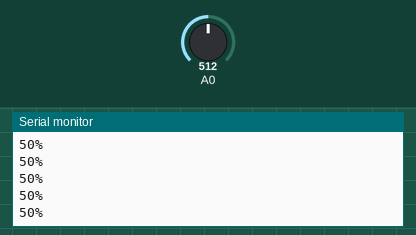
The sketch below on a simulated Arduino Uno, built with avr-gcc and run on an emulated ATmega328P. Parts: the last lines printed to the serial monitor. The inputs (shaded band) are chosen by the test bench; at power-on: A0 = 512.

Above: at 1.2 s.
1.3 s: A0 set to 716
At 1.56 s:
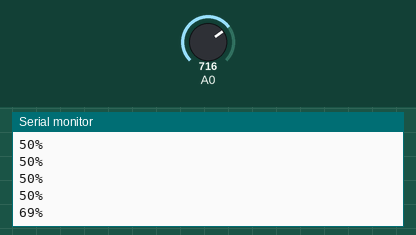
2.8 s: A0 set to 900
At 2.96 s:
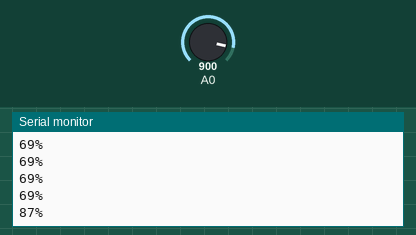
Timing chart, 0 to 5.8 s (numbered marks = the images above; inputs shaded):
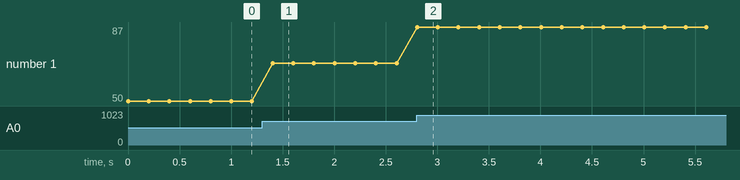

Measured:
- after the input at 1.3 s, the serial monitor: prints a new line after 0.10 s (image 1)
- after the input at 2.8 s, the serial monitor: prints a new line at once (image 2)
- plotted number 1: 50 → 69 after the input at 1.3 s, 69 → 87 after the input at 2.8 s

The sketch:

read_a0_percent.ino
```cpp
void setup() {
  Serial.begin(9600);
}

void loop() {
  long sensorValue = analogRead(A0);
  int percent = 100*sensorValue/1023;
  Serial.print(percent);
  Serial.println("%");
  delay(200);
}
```
